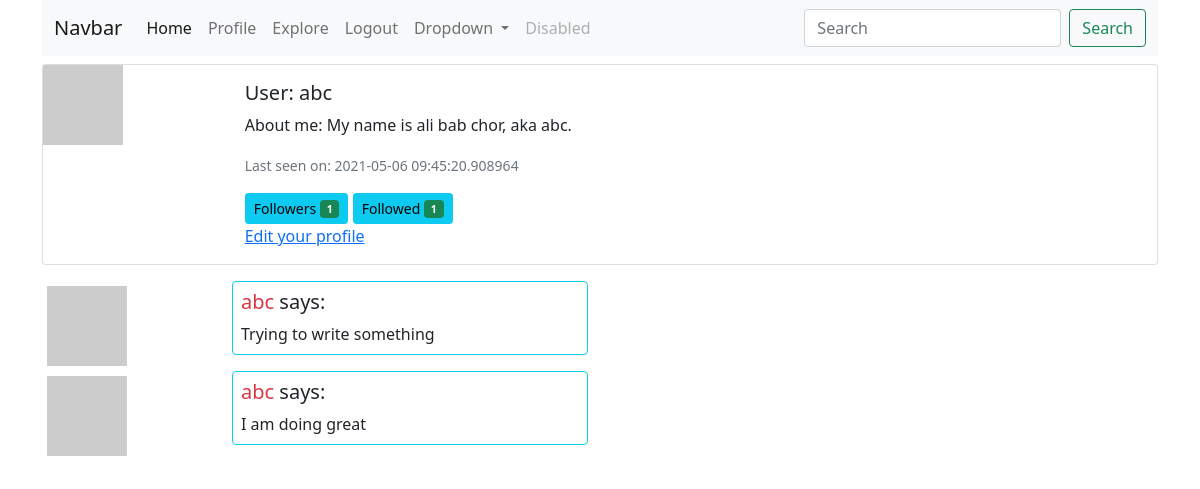
The app's page /user/abc (signed in), older data.
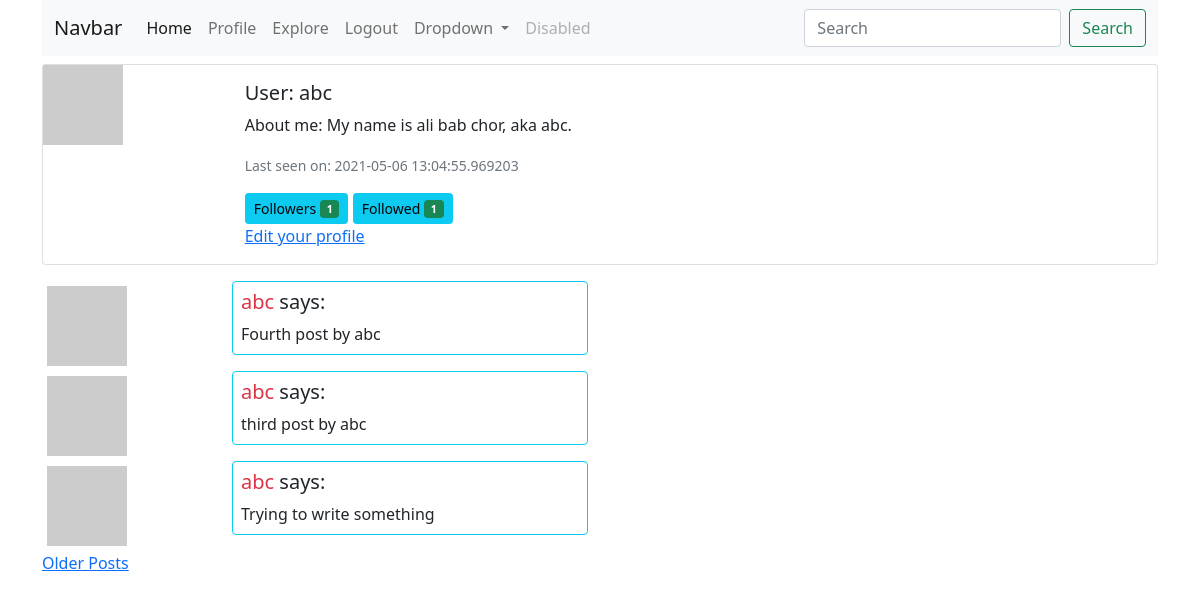
The same page, newer data.
### app/models.py (models this page shows, shortened)
class User(UserMixin, db.Model):
    id = db.Column(db.Integer, primary_key=True)
    username = db.Column(db.String(64), index=True, unique=True)
    email = db.Column(db.String(120), index=True, unique=True)
    password_hash = db.Column(db.String(128))
    posts = db.relationship('Post', backref='author', lazy='dynamic')
    about_me = db.Column(db.String(140))
    last_seen = db.Column(db.DateTime, default=datetime.utcnow)
    followed = db.relationship(
        'User', secondary=followers,
        primaryjoin = (followers.c.follower_id == id),
        secondaryjoin = (followers.c.followed_id == id),
        backref = db.backref('followers', lazy='dynamic'), lazy='dynamic')
    def avatar(self, size):
        digest = md5(self.email.lower().encode('utf-8')).hexdigest()
        return f'https://gravatar.com/avatar/{digest}?d=identicon&s={size}'

class Post(db.Model):
    id = db.Column(db.Integer, primary_key=True)
    body = db.Column(db.String(140))
    timestamp = db.Column(db.DateTime, index=True, default=datetime.utcnow)
    user_id = db.Column(db.Integer, db.ForeignKey('user.id'))

### app/routes.py (the view)
@app.route('/user/<username>')
@login_required
def user(username):
    form = EmptyForm()
    user = User.query.filter_by(username=username).first_or_404()
    page = request.args.get('page', default=1, type=int)
    posts = user.posts.order_by(Post.timestamp.desc()).paginate(
        page, app.config['POSTS_PER_PAGE'], False)
    next_url = url_for('user', username=username, page=posts.next_num) if posts.has_next else None
    prev_url = url_for('user', username=username, page=posts.prev_num) if posts.has_prev else None
    return render_template('user.html', title=username, user=user, posts=posts.items, form=form,
                            next_url=next_url, prev_url=prev_url)

### app/forms.py
class EmptyForm(FlaskForm):
    submit = SubmitField('Follow/unfollow')

### app/models.py (called while the page is built)
@login.user_loader
def load_user(id):
    return User.query.get(int(id))

### app/routes.py (called while the page is built)
@app.before_request
def before_request():
    if current_user.is_authenticated:
        current_user.last_seen = datetime.utcnow()
        db.session.commit()

### app/templates/user.html (shortened to what this page needs)
{% extends 'base.html' %}
{% block content %}
<div class="card mb-3">
    <div class="row g-0">
        <div class="col-md-2">
            <img src="{{ user.avatar(64) }}" alt="avatar of {{ user.username }}">
        </div>
        <div class="col-md-4">
            <div class="card-body">
                <h5 class="card-title">User: {{ user.username }}</h5>
                {% if user.about_me %}<p class="card-text">About me: {{ user.about_me }}</p>{% endif %}
                {% if user.last_seen %}<p class="card-text"><small class="text-muted">Last seen on: {{ user.last_seen }}</small></p>{% endif %}
                <button type="button" class="btn btn-info btn-sm">
                    Followers <span class="badge bg-success">{{ user.followers.count() }}</span>
                </button>
                <button type="button" class="btn btn-info btn-sm">
                    Followed <span class="badge bg-success">{{ user.followed.count() }}</span>
                </button>
                <br>
                {% if user == current_user %}
                <a href="{{ url_for('edit_profile') }}" class="card-link">Edit your profile</a>
                {% endif %}
            </div>
        </div>
    </div>
</div>
{% for post in posts %}
{% include '_post.html' %}
{% endfor %}
{% if next_url %}
<a href="{{ next_url }}">Older Posts</a>
{% endif %}
{% endblock content %}

### app/templates/_post.html
<div class="row justify-content-start">
    <div class="col-2">
        <img src="{{ post.author.avatar(36) }}" alt="avatar of {{ post.author.username }}" class="img-thumbnail border-white">
    </div>
    <div class="col-4">
        <div class="card mb-2 border-info">
            <div class="card-body p-2">
                <h5 class="card-title">
                    <a href="{{ url_for('user', username=post.author.username) }}" class="link-danger text-decoration-none">
                        {{ post.author.username }}
                    </a> says:
                </h5>
                <p class="card-text">{{ post.body }}</p>
            </div>
        </div>
    </div>
</div>

Row changes from the older to the newer data that the page shows:
no longer on this page (row unchanged): Post: author.username "abc", body "I am doing great"
changed User "abc": last_seen "2021-05-06 09:45:20.908964" → "2021-05-06 13:04:55.969203"
added Post: author.username "abc", body "Fourth post by abc"
added Post: author.username "abc", body "third post by abc"
Text that changed along with them:
text now shown: "Older Posts"
